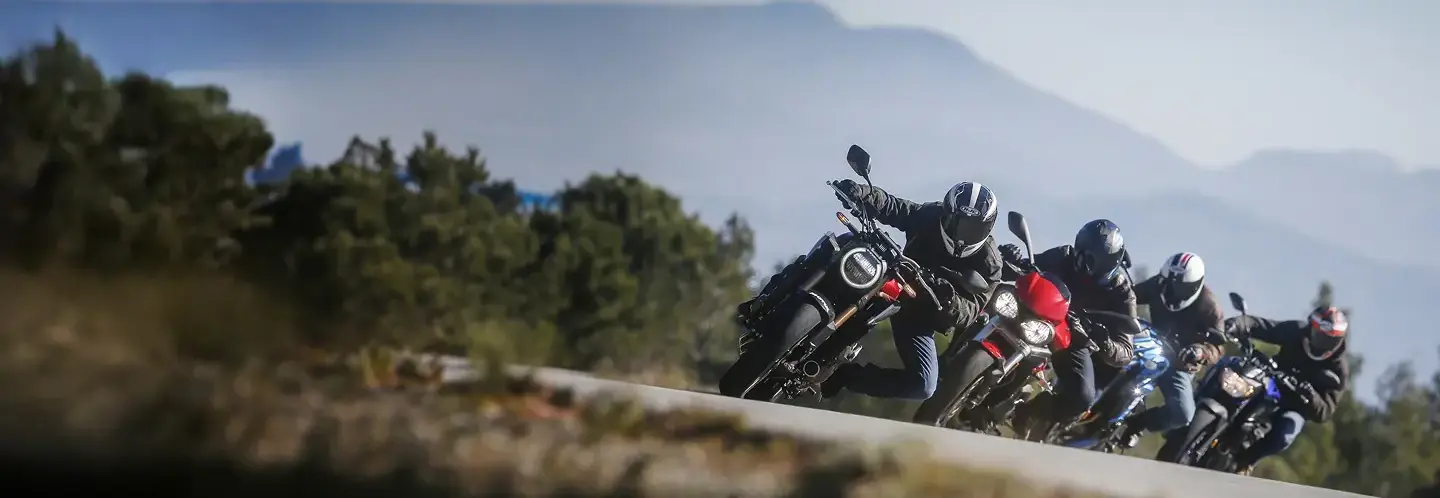
#> input picture captures/amv-blog-v2/bandeau-exemple.webp, 1440 x 498 px
$ python -i _build.py   (imports and definitions only)
#> lines starting #> are read from the running program, lines starting #| are printed output that depends on the picture; after the words box and inside, x2 and y2 are one past the last pixel; in counts of white or black regions, pixels touching at a corner belong together
#> further down, picture is the input picture: PIL image 1440x498 RGB; mean R, G, B 107.1, 109.9, 111
#!/usr/bin/env python3
"""AMV Le Mag, v2 : refonte complete du blog, repartie de zero (24/09/2026).

Le design n'herite plus du theme WordPress. Il reprend la charte des nouvelles pages
Umbraco d'amv.fr (Paralucent pour les titres, Montserrat pour le texte, vert #00A850,
accent orange, cartes arrondies, filet vert devant les titres de section), et la mise en
page s'inspire d'April Moto, de la Mutuelle des Motards et de BikeSocial (Bennetts).

Les contenus et tous les besoins SEO/GEO de la v1 sont conserves : ils sont relus depuis
les pages construites de amv-blog-moderne, puis reposes dans le nouveau gabarit.
"""
import html as H
import json
import re
import shutil
import sys
from pathlib import Path

from bs4 import BeautifulSoup

HERE = Path(__file__).resolve().parent
V1 = HERE.parent / "amv-blog-moderne" / "mirror" / "www.amv.fr"
ASSETS = HERE.parent / "_modeles-blog-assets"
SITE = HERE / "site"

BANDEAU = "/wp-content/uploads/2026/08/bandeau-exemple.webp"
HUB_PATH = "assurance-moto/"
ART_PATH = "assurance-moto/budget-pour-debuter-la-moto/"
HUB = "/" + HUB_PATH
ART = "/" + ART_PATH

L_MOTO = "https://www.amv.fr/assurance/moto/"
L_SCOOTER = "https://www.amv.fr/assurance/scooter/"
L_QUAD = "https://www.amv.fr/assurance/quad/"
L_AUTO = "https://www.amv.fr/assurance/auto/"
# tunnel de devis moto, la cible des boutons « Testez nos tarifs » d'amv.fr
TUNNEL = "https://www.amv.fr/moto/assurance-moto/votre_tarif_moto.aspx"
NOM = "Blog AMV"   # nom validé par Agnès le 19/10 (« Le Mag » refusé le 14/10)

LOGO = ('<svg xmlns="http://www.w3.org/2000/svg" viewBox="0 0 111 40" aria-hidden="true">'
        '<g fill="currentColor" fill-rule="evenodd" clip-rule="evenodd"><path d="M51.276 14.217c0-3.228'
        '-.683-4.598-2.512-4.598-1.828 0-2.511 1.363-2.511 4.598V40h-10.27V1.176h9.931v4.57h.116C47.34 '
        '1.94 49.967 0 53.517 0c4.225 0 6.276 2.013 7.535 5.96C62.633 1.579 65.662 0 68.8 0c4.532 0 8.04 '
        '2.228 8.046 10.553V40H66.57V14.218c0-3.23-.684-4.598-2.512-4.598-1.829 0-2.512 1.362-2.512 4.598V40'
        'h-10.27V14.218ZM14.002 25.592l2.99-16.477h.118l2.989 16.472h-6.097v.005Zm9.912-24.415h-13.72L0 40h11.6'
        'l1.116-6.795h8.676L22.51 40h11.645L23.914 1.177ZM99.1 1.177l-4.51 29.257h-.114l-4.51-29.257h-11.9L87.32 '
        '40h14.425L111 1.177H99.1Z"/></g></svg>')

ICO = {
    "chev": '<svg viewBox="0 0 24 24" aria-hidden="true"><path d="M9 6l6 6-6 6" fill="none" stroke="currentColor" stroke-width="2.4" stroke-linecap="round" stroke-linejoin="round"/></svg>',
    "down": '<svg viewBox="0 0 24 24" aria-hidden="true"><path d="M6 9l6 6 6-6" fill="none" stroke="currentColor" stroke-width="2.4" stroke-linecap="round" stroke-linejoin="round"/></svg>',
    "user": '<svg viewBox="0 0 24 24" aria-hidden="true"><circle cx="12" cy="12" r="10" fill="none" stroke="currentColor" stroke-width="2"/><circle cx="12" cy="10" r="3.2" fill="none" stroke="currentColor" stroke-width="2"/><path d="M6.2 18.6c1.4-2.2 3.4-3.3 5.8-3.3s4.4 1.1 5.8 3.3" fill="none" stroke="currentColor" stroke-width="2"/></svg>',
    "search": '<svg viewBox="0 0 24 24" aria-hidden="true"><circle cx="11" cy="11" r="7" fill="none" stroke="currentColor" stroke-width="2.2"/><path d="M20 20l-3.5-3.5" stroke="currentColor" stroke-width="2.2" stroke-linecap="round"/></svg>',
    "check": '<svg viewBox="0 0 24 24" aria-hidden="true"><path d="M5 12.5l4.2 4.2L19 7" fill="none" stroke="currentColor" stroke-width="2.6" stroke-linecap="round" stroke-linejoin="round"/></svg>',
    "clock": '<svg viewBox="0 0 24 24" aria-hidden="true"><circle cx="12" cy="12" r="9" fill="none" stroke="currentColor" stroke-width="2"/><path d="M12 7v5l3 2" fill="none" stroke="currentColor" stroke-width="2" stroke-linecap="round"/></svg>',
    "bulb": '<svg viewBox="0 0 24 24" aria-hidden="true"><path d="M9 18h6M10 21h4M12 3a6 6 0 00-3.6 10.8c.6.5 1 1.2 1 2V16h5.2v-.2c0-.8.4-1.5 1-2A6 6 0 0012 3z" fill="none" stroke="currentColor" stroke-width="2" stroke-linejoin="round"/></svg>',
    "book": '<svg viewBox="0 0 24 24" aria-hidden="true"><path d="M4 5.5A2.5 2.5 0 016.5 3H20v15H6.5A2.5 2.5 0 004 20.5v-15zM4 20.5A2.5 2.5 0 006.5 23H20" fill="none" stroke="currentColor" stroke-width="2" stroke-linejoin="round"/></svg>',
    "arrow": '<svg viewBox="0 0 24 24" aria-hidden="true"><path d="M5 12h14M13 6l6 6-6 6" fill="none" stroke="currentColor" stroke-width="2.4" stroke-linecap="round" stroke-linejoin="round"/></svg>',
}

# Pictos des sous-rubriques (trait simple, couleur courante)
PICTO = {
    "Réglementation et permis": '<svg viewBox="0 0 32 32"><rect x="4" y="8" width="24" height="16" rx="3" fill="none" stroke="currentColor" stroke-width="2"/><circle cx="11" cy="16" r="3" fill="none" stroke="currentColor" stroke-width="2"/><path d="M17 14h7M17 18h5" stroke="currentColor" stroke-width="2" stroke-linecap="round"/></svg>',
    "Équipement": '<svg viewBox="0 0 32 32"><path d="M6 19a10 10 0 0120 0v3a2 2 0 01-2 2H14l-8-3v-2z" fill="none" stroke="currentColor" stroke-width="2" stroke-linejoin="round"/><path d="M16 14h10" stroke="currentColor" stroke-width="2" stroke-linecap="round"/></svg>',
    "Entretien et mécanique": '<svg viewBox="0 0 32 32"><path d="M20.5 5.5a6 6 0 00-7.6 7.6L5 21l6 6 7.9-7.9a6 6 0 007.6-7.6l-3.8 3.8-3.6-.4-.4-3.6 3.8-3.8z" fill="none" stroke="currentColor" stroke-width="2" stroke-linejoin="round"/></svg>',
    "Sécurité et conduite": '<svg viewBox="0 0 32 32"><path d="M16 4l10 4v7c0 6.5-4.3 11-10 13-5.7-2-10-6.5-10-13V8l10-4z" fill="none" stroke="currentColor" stroke-width="2" stroke-linejoin="round"/><path d="M11.5 16l3 3 6-6" fill="none" stroke="currentColor" stroke-width="2" stroke-linecap="round" stroke-linejoin="round"/></svg>',
    "Achat et budget": '<svg viewBox="0 0 32 32"><circle cx="16" cy="16" r="11" fill="none" stroke="currentColor" stroke-width="2"/><path d="M20 11.5a5 5 0 100 9M9.5 14.5h8M9.5 17.5h8" fill="none" stroke="currentColor" stroke-width="2" stroke-linecap="round"/></svg>',
    "Culture et voyage": '<svg viewBox="0 0 32 32"><path d="M4 24l7-12 5 7 3-4 9 9H4z" fill="none" stroke="currentColor" stroke-width="2" stroke-linejoin="round"/><circle cx="22" cy="9" r="2.5" fill="none" stroke="currentColor" stroke-width="2"/></svg>',
}


def crit(n, titre, txt):
    return (f' data-crit="{n}" data-crit-titre="{H.escape(titre, quote=True)}"'
            f' data-crit-txt="{H.escape(txt, quote=True)}"')


def soup(chemin):
    return BeautifulSoup((V1 / chemin / "index.html").read_text(encoding="utf-8"), "html.parser")


def inner(el):
    return "".join(str(c) for c in el.contents).strip()


# [27 lines left out: functions nettoie, lire_cartes, not called in this run]


def brut(chemin):
    return (V1 / chemin / "index.html").read_text(encoding="utf-8")


# [268 lines left out: functions lire_ld, lire_head, entete, pied, page, og_image and 4 more, not called in this run]


# ------------------------------------------------------------------ article

POPULAIRES_MOTO = ["Choisir son casque moto homologué", "Retrait de permis moto : l’essentiel à savoir",
                   "Moto volée : étapes à suivre et déclaration", "Tout savoir sur les gants moto"]


# [162 lines left out: functions posts_moto, sidebar, construire_article, not called in this run]


# ------------------------------------------------------------------ rubriques scooter, quad, auto, actualites

def _lp():
    return json.loads((HERE / "data" / "lp.json").read_text(encoding="utf-8"))


# [33 lines left out: functions pied_rubrique, articles_rubrique, not called in this run]


def carte_r(c, h="h3"):
    cls = "card card-infog" if c["infog"] else "card"
    return carte(c, c["url"], cls=cls, h=h).replace(f'href="{c["url"]}"', f'href="{c["url"]}"', 1)


# [121 lines left out: functions ld_rubrique, construire_rubrique, not called in this run]


PICTO_R = dict(PICTO)
# [21 lines not run here, left out]


# ------------------------------------------------------------------ arborescence (demande de Sophie du 14/10)

ARTICLES_EN_LIGNE = {"moto": 328, "scooter": 50, "quad": 18, "auto": 168, "actu": 249}   # API WordPress, 14/10/2026
THEMES_MOTO = ["Réglementation et permis", "Équipement", "Entretien et mécanique", "Sécurité et conduite",
               "Achat et budget", "Culture et voyage"]


# [40 lines left out: functions slugifie, construire_arborescence, not called in this run]


# ------------------------------------------------------------------ build

def rogne_blanc(im):
    """Certains visuels du blog ont des marges blanches incrustees (bandes laterales) : on les
    rogne, sinon la vignette semble mal cadree dans la carte."""
    from PIL import ImageChops, Image
    gris = im.convert("L").point(lambda v: 255 if v < 240 else 0)
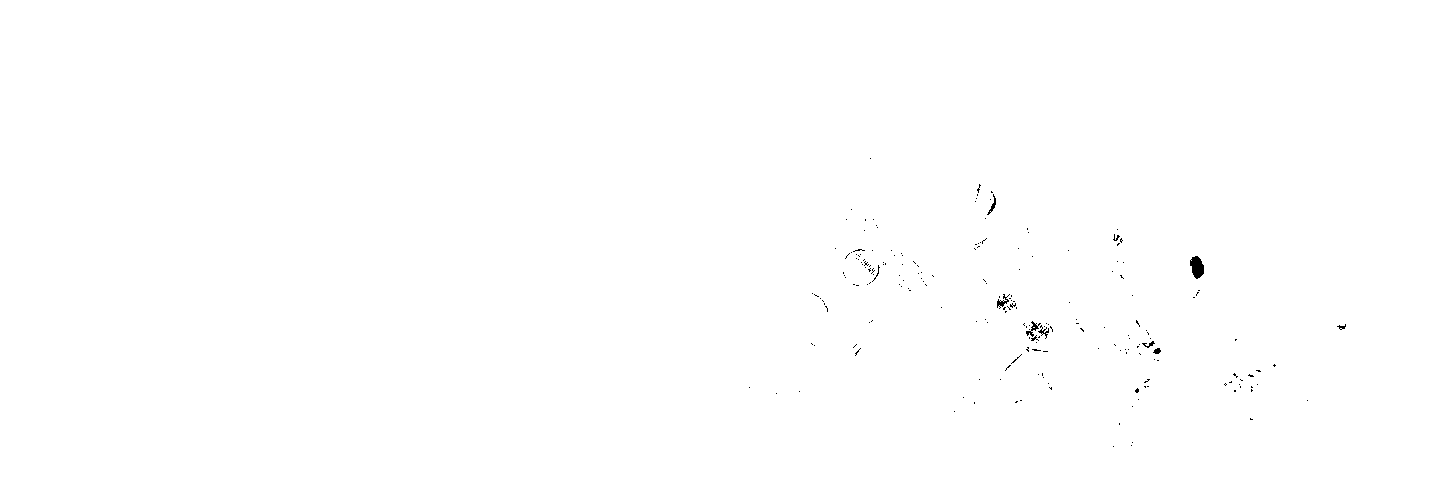
#> gris: PIL image 1440x498 L; 99.8% white; 204 black regions (194 under 20 px), largest, box (x1, y1, x2, y2) and area: (1190, 256, 1204, 279) 228, (1026, 321, 1041, 337) 74, (997, 294, 1010, 309) 71
    box = gris.getbbox()
#> box = (0, 0, 1440, 498)
    if not box:
        return im
    l, t, r, b = box
#> l = 0; t = 0; r = 1440; b = 498
    w, h = im.size
#> w = 1440; h = 498
    if l > w * .02 or r < w * .98 or t > h * .02 or b < h * .98:
        return im.crop(box)
    return im


# [96 lines left out: functions copie_images, controle, main, not called in this run]


# [2 lines not run here, left out]

>>> from PIL import Image
>>> picture = Image.open('bandeau-exemple.webp')
>>> result = rogne_blanc(picture)
